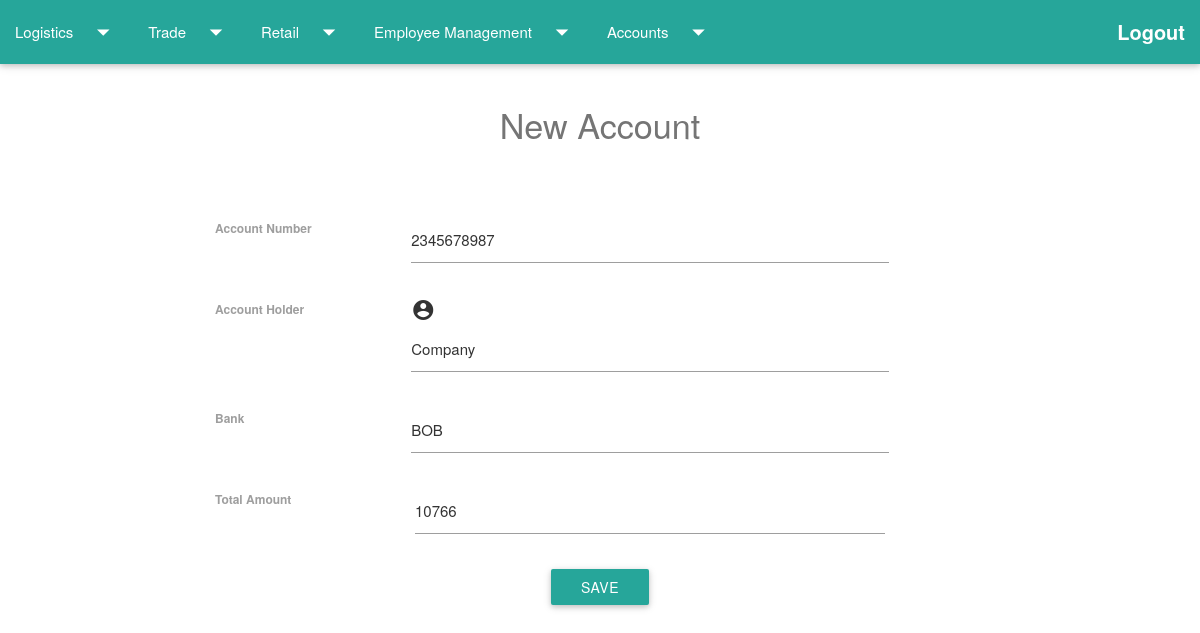
Page /homepage/accounts/2345678987/editaccount/ (signed in) on the committed database.
### accounts/models.py (models this page shows, shortened)
@python_2_unicode_compatible
class BankAccount (models.Model):
	account_number = models.CharField(max_length=30,unique=True)
	account_holder = models.CharField(max_length=100,default='Company')
	bank = models.CharField(max_length=100)
	amount = models.PositiveIntegerField(default=0)

### accounts/views.py (the view)
# urls.py: url(r'^(?P<account_number>\w+)/editaccount/$', views.account_edit, name='account_edit'),
def account_edit(request,account_number):
    if request.user.is_authenticated() and request.user.groups.all()[0].id==2:
        account = get_object_or_404(BankAccount, account_number=account_number)
        if request.method == "POST":
            form = BankAccountForm(request.POST, instance=account)
            if form.is_valid():
                account = form.save(commit=True)
                return redirect('accounts_admin')
        else:
            form = BankAccountForm(instance=account)
        return render(request, 'accounts/account_edit.html', {'form': form,'title':'Edit Account'})
    else:
        return redirect(index)

### accounts/forms.py
class BankAccountForm(forms.ModelForm):
    class Meta:
        model = BankAccount
        fields = ('account_number','account_holder','bank', 'amount',)

### accounts/templates/accounts/account_edit.html (shortened to what this page needs)
{% extends 'logistics/firstpage.html' %}
{% block content %}
<div class="row"></div>
<h4 class="center-align headingcolour">New Account</h4>
<form method="POST" class="post-form">
    <div class="row">
        <div class="col-sm-2 col-sm-offset-2">
            <label for="id_registration">
                Account Number
        </div>
        <div class="col s5">
        {{ form.account_number}}
        <br>
        </div>
    </div>
    <div class="row extra-bottom-padding">
    <div class="col-sm-2 col-sm-offset-2">
    <label for="id_driver">Account Holder</label>
    </div>
    <div class="col s5">
    <i class="material-icons prefix shiftdown">account_circle</i>
    {{ form.account_holder}} <br>
    </div>
    </div>
    <div class="row extra-bottom-padding">
        <div class="col-sm-2 col-sm-offset-2">
            <label for="id_driver">Bank</label>
        </div>
        <div class="col s5">
            {{ form.bank}} <br>
        </div>
    </div>
    <div class="row extra-bottom-padding">
        <div class="col-sm-2 col-sm-offset-2">
            <label for="id_driver"> Total Amount</label>
        </div>
        <div class="col-sm-5">
            {{ form.amount}} <br>
        </div>
    </div>
    <div class="center-align">
        <button type="submit" class="save btn btn-default">Save</button>
    </div>
</form>
{% endblock %}

### logistics/static/css/style.css (style rules this page uses)
.extra-bottom-padding { margin-top: 20px; }
.headingcolour { color: #757575; }
.shiftdown { margin-bottom: 1px; }
body { background: #ffffff; }

### rows in the picture
BankAccount: account_number "2345678987", account_holder "Company", bank "BOB", amount "10766"
